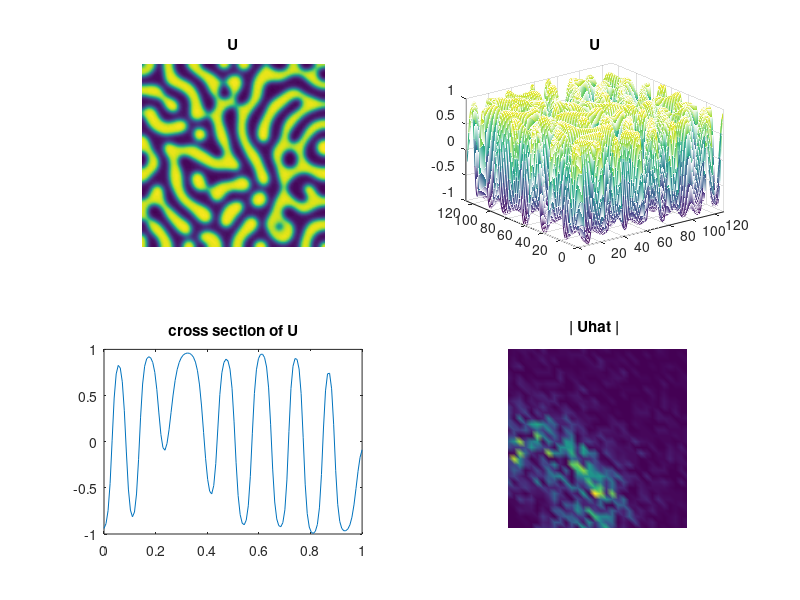

The MATLAB script that drew this image:
%
% Cahn-Hilliard integrator.  Solves the CH equation
%   with natural and no-flux boundary conditions.
%   Nonlinear term: f(u) = u - u^3
%
% Numerical scheme;
%
%    Eyre's linearly stabilized CH integration scheme
%
% Notes;
%
%    1. Uses a fixed time step.
%
%    2. Uses discrete cosine transform to invert
%       the linear update matrix by performing
%       a spectral decomposition of the matrix.
%
%    3. Calculates spinodal decomposition from
%       random initial conditions with mean value
%       close to zero.
%
%    4. With the given parameters, there are roughly
%       10 grid points in a transition layer.
%
%    5. The timestep probably should be shorted
%       initially and lengthed later for a more
%       accurate solution.
%       
%    6. The intermediate output is time and max(|U|)
%

clear
format long 

% spatial dimensions -- adjust N and M to increase decrease
% the size of the computed solution.

N = 128;  M = 128;
delx = 1/(M-1);
delx2 = delx^2;
x = (0:delx:1)';

% graphics parameters

visual_update = 10;
type_update = 10;

% time parameters -- adjust ntmax to take more time
% steps, and delt to take longer time steps.

t = 0;
delt = 0.00005;
ntmax = 250;

% CH parameters -- to see more layering, decrease
% epsilon, but be careful, you might need to increase
% the size of the grid.

epsilon = 0.01;
eps2 = epsilon^2;

% time-step parameter used in Eyre's scheme

a = 2;

% time marching update parameters

lam1 = delt/delx2;
lam2 = eps2*lam1/delx2;

% unscaled eigenvalues of the laplacian (nuemann bc)

Leig  = (((2*cos(pi*(0:N-1)'/(N-1)))-2)*ones(1,M)) + ...
         (ones(N,1)*((2*cos(pi*(0:M-1)/(M-1)))-2));

% scaled eigenvalues of stabilized CH update matrix

CHeig = ones(N,M) - (a*lam1*Leig) + (lam2*Leig.*Leig);

% scaled eigenvalues of the laplacian

Seig = lam1*Leig;

% random initial conditions

U = (rand(N,M)-0.5)*0.01;
hat_U = dct2(U);

% main loop

it = 0; j=0;
t = 0.0;
while it < ntmax

% intermediate output

  if rem(it,type_update) == 0
    [it t max(max(abs(U)))]
  end

% plotting and movie

  if rem(it,visual_update) == 0
    subplot(2,2,1)
    pcolor(U), shading interp, ...
    axis('off'), axis('equal'), title('U');
    subplot(2,2,2)
    mesh(U), axis([0 N 0 M -1 1]), title('U');
    vhat = abs(hat_U); vhat(1,1)=0; 
    vhat = vhat/max(max(abs(vhat))); 
    subplot(2,2,3)
    plot(x',U(M/2,:)), axis([0 1 -1 1]), ...
    title('cross section of U');
    subplot(2,2,4)
    pcolor(vhat), ...
    shading interp, axis('off'), axis('equal'),
    axis([0 M/4 0 N/4]), title('| Uhat |'), pause(1.0);
    if it == 0
      %mov = moviein(ntmax/visual_update,gcf);
    end
    j=j+1; %mov(:,j) = getframe(gcf);
  end

% Update the solution

  it = it+1;
  t = t+delt;

% compute the shifted nonlinear term

  fU = (U.*U.*U) - ((1+a)*U);

% compute the right hand side in tranform space

  hat_rhs = hat_U + (Seig.*dct2(fU));

% compute the updated solution in tranform space

  hat_U = hat_rhs./CHeig;

% invert the cosine transform

  U = idct2(hat_U);

end

% play the movie

%movie(gcf,mov,10,3)

